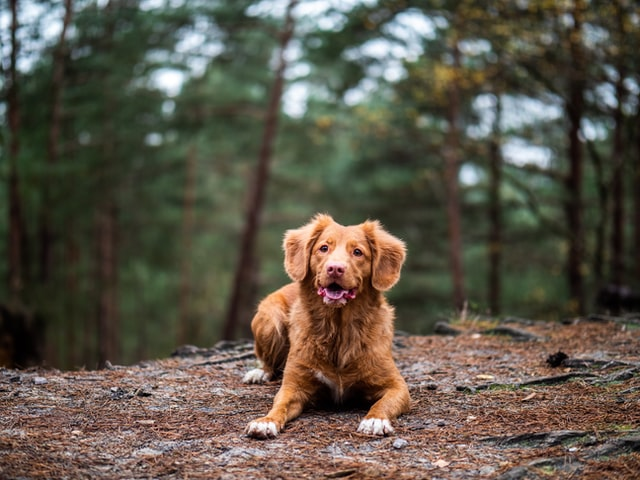
#> input picture unsplash_dog_img/dog_1002.jpg, 640 x 480 px, found by its file name; its folder holds 4 pictures in this run
$ python resize_img.py   (older library calls are emulated)
#> lines starting #> are read from the running program, lines starting #| are printed output that depends on the picture
from PIL import Image
import os
import re

# inspect file path is or not is exists
def make_file(path):
    try:
        os.makedirs(path)
    except FileExistsError:
        print("###  File is exist... !")

# resize img
def rescale_imgs(path, size):
#> called with size = (224, 224)
    counter = 0
    for img in os.listdir(path):
        if re.findall('\w*.jpg$', img):
            im = Image.open(path + img)
#> im is the input picture: PIL image 640x480 RGB; mean R, G, B 92.3, 85.5, 72.7
            print(f"##  img --> {img}  --> num:", counter+1)
            print(f"original --> {img}: ", im.format, im.size, im.mode)
#| original --> dog_1002.jpg:  JPEG (640, 480) RGB
            # im.show()

            img_resized = im.resize(size, Image.ANTIALIAS)
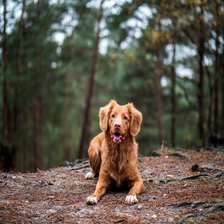
#> img_resized: PIL image 224x224 RGB; mean R, G, B 92.3, 85.5, 72.7
            print(f"draft --> {img}: ", img_resized.format, img_resized.size, img_resized.mode, end = '\n'*2)
#| draft --> dog_1002.jpg:  None (224, 224) RGB
            # img_resized.show()

            img_resized.save(path[:-1] + '_resized/' + img, "JPEG", quality = 100)
            counter += 1
#> pass 2 of the loop in rescale_imgs, `for img in os.listdir(path):`:
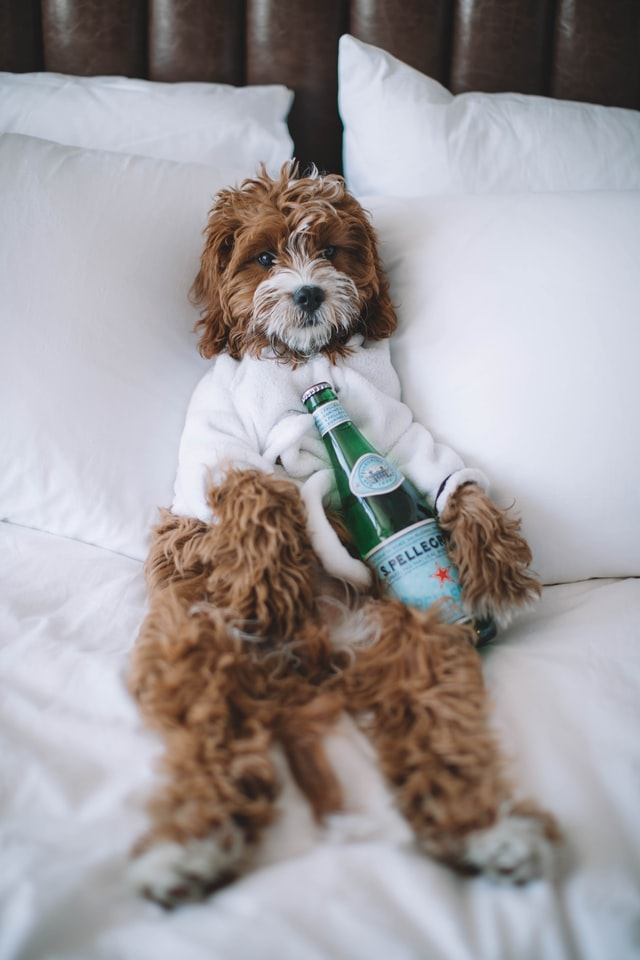
#> input picture unsplash_dog_img/dog_1015.jpg, 640 x 960 px, found by its file name
#> in rescale_imgs, im is the input picture: PIL image 640x960 RGB; mean R, G, B 160.4, 155.5, 157.6
#| original --> dog_1015.jpg:  JPEG (640, 960) RGB
#> in rescale_imgs, `img_resized = im.resize(size, Image.ANTIALIAS)`:
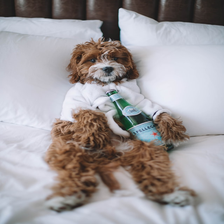
#> img_resized: PIL image 224x224 RGB; mean R, G, B 160.4, 155.5, 157.6
#| draft --> dog_1015.jpg:  None (224, 224) RGB
#> pass 3 of the loop in rescale_imgs, `for img in os.listdir(path):`:
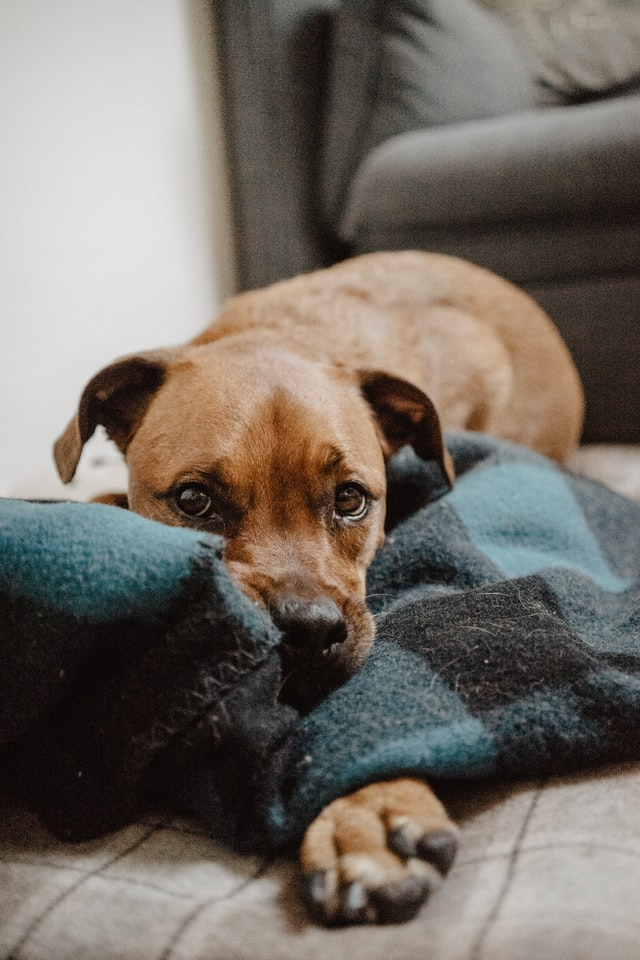
#> input picture unsplash_dog_img/dog_1020.jpg, 640 x 960 px, found by its file name
#> in rescale_imgs, im is the input picture: PIL image 640x960 RGB; mean R, G, B 117, 110.1, 102.4
#| original --> dog_1020.jpg:  JPEG (640, 960) RGB
#> in rescale_imgs, `img_resized = im.resize(size, Image.ANTIALIAS)`:
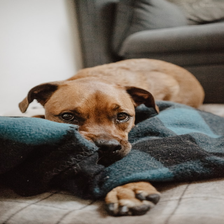
#> img_resized: PIL image 224x224 RGB; mean R, G, B 117, 110.1, 102.4
#| draft --> dog_1020.jpg:  None (224, 224) RGB
#> the loop made 4 passes; the first 3 are shown

def main():
    # set img convert size
    resize = (224, 224)

    # get img file
    img_file = 'unsplash_dog_img/'
    file_path = f'/Users/tony/Desktop/Capture_img/{img_file}'
    make_file(file_path[:-1] + '_resized/')

    # resize img
    rescale_imgs(file_path, resize)

    # caculate the length of the list of resized images
#> (the run stopped early here; a loop or call above may not have finished)
